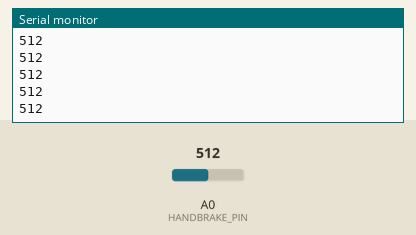
A sketch run on a simulated Arduino Uno, built with avr-gcc and run on an emulated ATmega328P. On the bench: the last lines printed to the serial monitor. Inputs (shaded band) come from the test bench; at power-on: A0 (HANDBRAKE_PIN) = 512.

Above: at 1.2 s.
1.3 s: A0 (HANDBRAKE_PIN) set to 716
At 2.3 s:
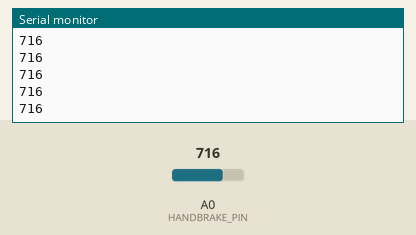
2.8 s: A0 (HANDBRAKE_PIN) set to 900
At 3.8 s:
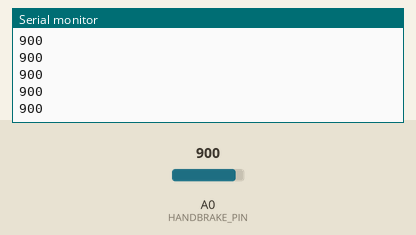
Timing chart, 0 to 5.8 s (numbered marks = the images above; inputs shaded):
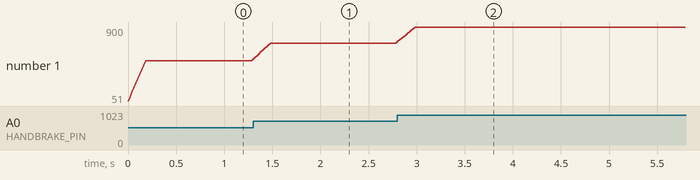

The sketch:

handbrake.ino
```cpp
// Handbrake using single potentiometer

const int HANDBRAKE_PIN = A0;
const int SAMPLES = 10;

int readings[SAMPLES];
int readIndex = 0;
int total = 0;

void setup() {
  Serial.begin(115200);
  pinMode(HANDBRAKE_PIN, INPUT);

  // Initialize readings array
  for (int i = 0; i < SAMPLES; i++) {
    readings[i] = 0;
  }
}

void loop() {
  // Remove oldest reading
  total = total - readings[readIndex];

  // Read new value
  readings[readIndex] = analogRead(HANDBRAKE_PIN);

  // Add new reading to total
  total = total + readings[readIndex];

  // Advance index
  readIndex = (readIndex + 1) % SAMPLES;

  // Calculate average and send
  int smoothedValue = total / SAMPLES;
  Serial.println(smoothedValue);

  delay(20);
} 
```

Measured:
- after the input at 1.3 s, the serial monitor: prints a new line at once (image 1)
- after the input at 2.8 s, the serial monitor: prints a new line at once (image 2)
- plotted number 1: 512 → 716 after the input at 1.3 s, 716 → 900 after the input at 2.8 s
